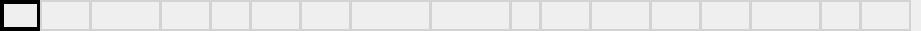
  <widget class="QWidget" name="c_Widget" native="true">
   <property name="geometry">
    <rect>
     <x>120</x>
     <y>170</y>
     <width>921</width>
     <height>31</height>
    </rect>
   </property>
   <widget class="QPushButton" name="c_1">
    <property name="geometry">
     <rect>
      <x>0</x>
      <y>0</y>
      <width>41</width>
      <height>31</height>
     </rect>
    </property>
    <property name="styleSheet">
     <string notr="true">background-color: rgba(0, 200, 200, 00);border: 4px solid black;</string>
    </property>
    <property name="text">
     <string/>
    </property>
   </widget>
   <widget class="QPushButton" name="c_2">
    <property name="geometry">
     <rect>
      <x>40</x>
      <y>0</y>
      <width>51</width>
      <height>31</height>
     </rect>
    </property>
    <property name="styleSheet">
     <string notr="true">background-color: rgba(0,255,255,00);border: 2px solid lightgray;</string>
    </property>
    <property name="text">
     <string/>
    </property>
   </widget>
   <widget class="QPushButton" name="c_3">
    <property name="geometry">
     <rect>
      <x>90</x>
      <y>0</y>
      <width>71</width>
      <height>31</height>
     </rect>
    </property>
    <property name="styleSheet">
     <string notr="true">background-color: rgba(0,255,255,00);border: 2px solid lightgray;</string>
    </property>
    <property name="text">
     <string/>
    </property>
   </widget>
   <widget class="QPushButton" name="c_4">
    <property name="geometry">
     <rect>
      <x>160</x>
      <y>0</y>
      <width>51</width>
      <height>31</height>
     </rect>
    </property>
    <property name="styleSheet">
     <string notr="true">background-color: rgba(0,255,255,00);border: 2px solid lightgray;</string>
    </property>
    <property name="text">
     <string/>
    </property>
   </widget>
   <widget class="QPushButton" name="c_5">
    <property name="geometry">
     <rect>
      <x>210</x>
      <y>0</y>
      <width>41</width>
      <height>31</height>
     </rect>
    </property>
    <property name="styleSheet">
     <string notr="true">background-color: rgba(0,255,255,00);border: 2px solid lightgray;</string>
    </property>
    <property name="text">
     <string/>
    </property>
   </widget>
   <widget class="QPushButton" name="c_6">
    <property name="geometry">
     <rect>
      <x>250</x>
      <y>0</y>
      <width>51</width>
      <height>31</height>
     </rect>
    </property>
    <property name="styleSheet">
     <string notr="true">background-color: rgba(0,255,255,00);border: 2px solid lightgray;</string>
    </property>
    <property name="text">
     <string/>
    </property>
   </widget>
   <widget class="QPushButton" name="c_7">
    <property name="geometry">
     <rect>
      <x>300</x>
      <y>0</y>
      <width>51</width>
      <height>31</height>
     </rect>
    </property>
    <property name="styleSheet">
     <string notr="true">background-color: rgba(0,255,255,00);border: 2px solid lightgray;</string>
    </property>
    <property name="text">
     <string/>
    </property>
   </widget>
   <widget class="QPushButton" name="c_8">
    <property name="geometry">
     <rect>
      <x>350</x>
      <y>0</y>
      <width>81</width>
      <height>31</height>
     </rect>
    </property>
    <property name="styleSheet">
     <string notr="true">background-color: rgba(0,255,255,00);border: 2px solid lightgray;</string>
    </property>
    <property name="text">
     <string/>
    </property>
   </widget>
   <widget class="QPushButton" name="c_9">
    <property name="geometry">
     <rect>
      <x>430</x>
      <y>0</y>
      <width>81</width>
      <height>31</height>
     </rect>
    </property>
    <property name="styleSheet">
     <string notr="true">background-color: rgba(0,255,255,00);border: 2px solid lightgray;</string>
    </property>
    <property name="text">
     <string/>
    </property>
   </widget>
   <widget class="QPushButton" name="c_10">
    <property name="geometry">
     <rect>
      <x>510</x>
      <y>0</y>
      <width>31</width>
      <height>31</height>
     </rect>
    </property>
    <property name="styleSheet">
     <string notr="true">background-color: rgba(0,255,255,00);border: 2px solid lightgray;</string>
    </property>
    <property name="text">
     <string/>
    </property>
   </widget>
   <widget class="QPushButton" name="c_11">
    <property name="geometry">
     <rect>
      <x>540</x>
      <y>0</y>
      <width>51</width>
      <height>31</height>
     </rect>
    </property>
    <property name="styleSheet">
     <string notr="true">background-color: rgba(0,255,255,00);border: 2px solid lightgray;</string>
    </property>
    <property name="text">
     <string/>
    </property>
   </widget>
   <widget class="QPushButton" name="c_12">
    <property name="geometry">
     <rect>
      <x>590</x>
      <y>0</y>
      <width>61</width>
      <height>31</height>
     </rect>
    </property>
    <property name="styleSheet">
     <string notr="true">background-color: rgba(0,255,255,00);border: 2px solid lightgray;</string>
    </property>
    <property name="text">
     <string/>
    </property>
   </widget>
   <widget class="QPushButton" name="c_13">
    <property name="geometry">
     <rect>
      <x>650</x>
      <y>0</y>
      <width>51</width>
      <height>31</height>
     </rect>
    </property>
    <property name="styleSheet">
     <string notr="true">background-color: rgba(0,255,255,00);border: 2px solid lightgray;</string>
    </property>
    <property name="text">
     <string/>
    </property>
   </widget>
   <widget class="QPushButton" name="c_14">
    <property name="geometry">
     <rect>
      <x>700</x>
      <y>0</y>
      <width>51</width>
      <height>31</height>
     </rect>
    </property>
    <property name="styleSheet">
     <string notr="true">background-color: rgba(0,255,255,00);border: 2px solid lightgray;</string>
    </property>
    <property name="text">
     <string/>
    </property>
   </widget>
   <widget class="QPushButton" name="c_15">
    <property name="geometry">
     <rect>
      <x>750</x>
      <y>0</y>
      <width>71</width>
      <height>31</height>
     </rect>
    </property>
    <property name="styleSheet">
     <string notr="true">background-color: rgba(0,255,255,00);border: 2px solid lightgray;</string>
    </property>
    <property name="text">
     <string/>
    </property>
   </widget>
   <widget class="QPushButton" name="c_16">
    <property name="geometry">
     <rect>
      <x>820</x>
      <y>0</y>
      <width>41</width>
      <height>31</height>
     </rect>
    </property>
    <property name="styleSheet">
     <string notr="true">background-color: rgba(0,255,255,00);border: 2px solid lightgray;</string>
    </property>
    <property name="text">
     <string/>
    </property>
   </widget>
   <widget class="QPushButton" name="c_17">
    <property name="geometry">
     <rect>
      <x>860</x>
      <y>0</y>
      <width>51</width>
      <height>31</height>
     </rect>
    </property>
    <property name="styleSheet">
     <string notr="true">background-color: rgba(0,255,255,00);border: 2px solid lightgray;</string>
    </property>
    <property name="text">
     <string/>
    </property>
   </widget>
  </widget>
